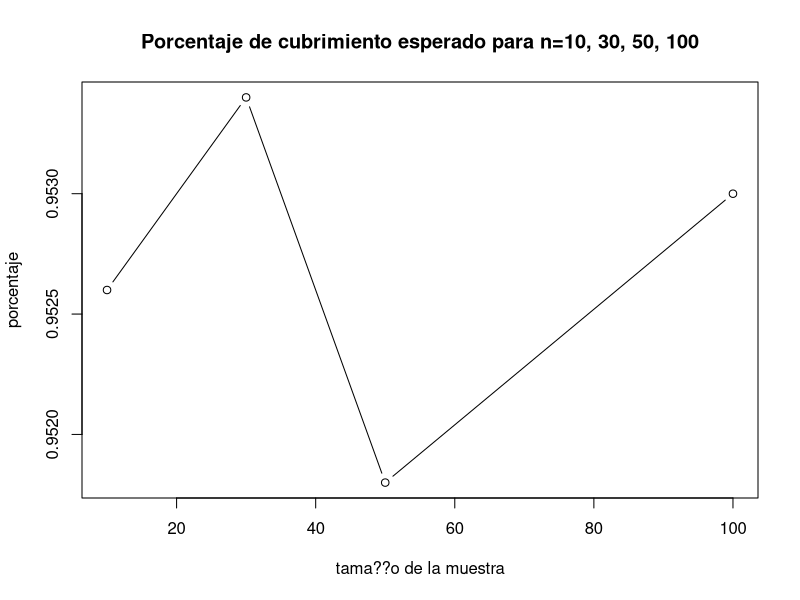
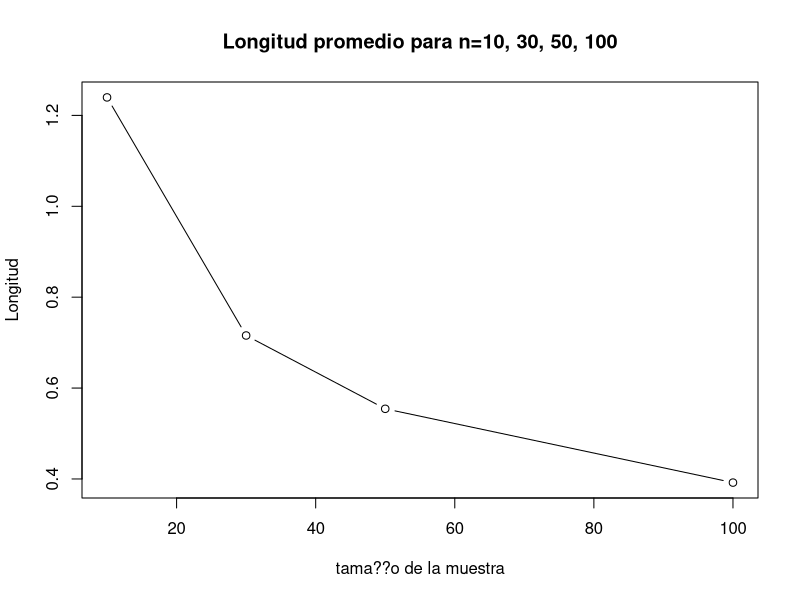
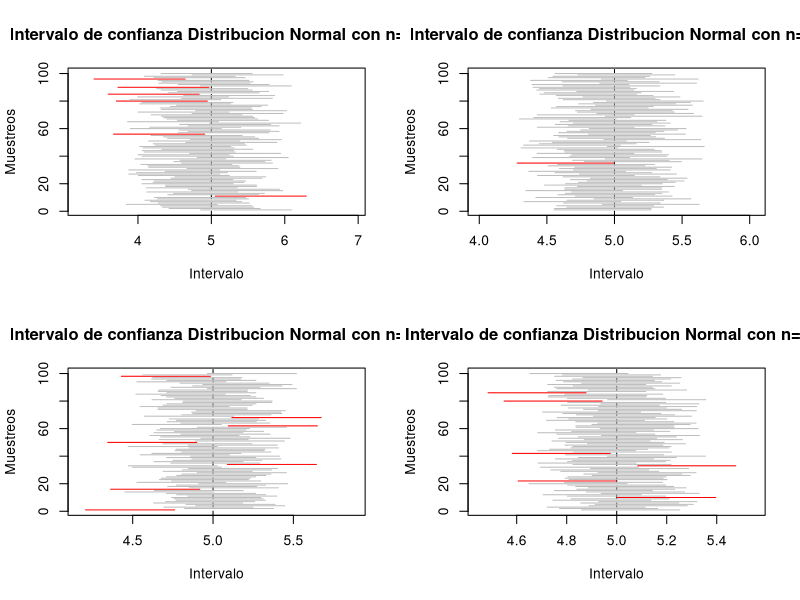

Write the R code that produced these figures, in order. (Note: a time limit stopped this script after it produced the figures.)

# Laboratorio 3 Metodos Estadisticos 

# Diana C. Arias Sinisterra
# Kevin S. Garcia Chica
# Cesar A. Saavedra Vanegas

#--------------- Punto 1 ---------------#

B <- 5000 ## n??mero de experimentos
mu <- 5
sd <- 1
alpha <- 0.05
cuantil <- qnorm(1-alpha/2)

#---Para n=10---#
n1 <- 10 ## tama??o de muestra

muestras1 <- replicate(B, rnorm(n1, mu, sd))

calcula.el.intervalo1 <- function(columna) {
  
  m1 <- muestras1[, columna]
  
  sem1 <- sd(m1)/sqrt(length(m1))
  
  lim.inf1 <- mean(m1) - cuantil * sqrt(sd)/sqrt(n1)
  lim.sup1 <- mean(m1) + cuantil * sqrt(sd)/sqrt(n1)
  
  c(lim.inf1, lim.sup1)
}

#C??lculo de los nuevos intervalos#
c1=0
mis.intervalos1 <- matrix(rep(0, 10000), nrow = 2) ## matriz de ceros

for(i in 1:5000) {
  mis.intervalos1[,i] <- calcula.el.intervalo1(i)
  if (mis.intervalos1[1, i] <= mu && mis.intervalos1[2, i] >= mu){
    c1= c1+1
  }
  else{
    c1=c1
  }
}

Porcentaje1 <- c1/5000 #Proporcion de intervalos que atrapan al parametro

longitud1 <- numeric(length = B)
for (i in 1:B){
  longitud1[i]=(mis.intervalos1[2,i]-mis.intervalos1[1,i])
  longitudpro1=sum(longitud1)/B
}

#---Para n=30---#
n2 <- 30 ## tama??o de muestra

muestras2 <- replicate(B, rnorm(n2, mu, sd))

calcula.el.intervalo2 <- function(columna) {
  
  m2 <- muestras2[, columna]
  
  sem <- sd(m2)/sqrt(length(m2))
  
  lim.inf2 <- mean(m2) - cuantil * sqrt(sd)/sqrt(n2)
  lim.sup2 <- mean(m2) + cuantil * sqrt(sd)/sqrt(n2)
  
  c(lim.inf2, lim.sup2)
}

#C??lculo de los nuevos intervalos#
c2=0
mis.intervalos2 <- matrix(rep(0, 10000), nrow = 2) ## matriz de ceros

for(i in 1:5000) {
  mis.intervalos2[,i] <- calcula.el.intervalo2(i)
  if (mis.intervalos2[1, i] <= mu && mis.intervalos2[2, i] >= mu){
    c2= c2+1
  }
  else{
    c2=c2
  }
}

Porcentaje2 <- c2/5000 #Proporcion de intervalos que atrapan al parametro

longitud2 <- numeric(length = B)
for (i in 1:B){
  longitud2[i]=(mis.intervalos2[2,i]-mis.intervalos2[1,i])
  longitudpro2=sum(longitud2)/B
}

#---Para n=50---#
n3 <- 50 ## tama??o de muestra

muestras3 <- replicate(B, rnorm(n3, mu, sd))

calcula.el.intervalo3 <- function(columna) {
  
  m3 <- muestras3[, columna]
  
  sem <- sd(m3)/sqrt(length(m3))
  
  lim.inf3 <- mean(m3) - cuantil * sqrt(sd)/sqrt(n3)
  lim.sup3 <- mean(m3) + cuantil * sqrt(sd)/sqrt(n3)
  
  c(lim.inf3, lim.sup3)
}

#C??lculo de los nuevos intervalos#
c3=0
mis.intervalos3 <- matrix(rep(0, 10000), nrow = 2) ## matriz de ceros

for(i in 1:5000) {
  mis.intervalos3[,i] <- calcula.el.intervalo3(i)
  if (mis.intervalos3[1, i] <= mu && mis.intervalos3[2, i] >= mu){
    c3= c3+1
  }
  else{
    c3=c3
  }
}

Porcentaje3 <- c3/5000 #Proporcion de intervalos que atrapan al parametro

longitud3 <- numeric(length = B)
for (i in 1:B){
  longitud3[i]=(mis.intervalos3[2,i]-mis.intervalos3[1,i])
  longitudpro3=sum(longitud3)/B
}

#---Para n=100---#

n4 <- 100 ## tama??o de muestra

muestras4 <- replicate(B, rnorm(n4, mu, sd))

calcula.el.intervalo4 <- function(columna) {
  
  m4 <- muestras4[, columna]
  
  sem <- sd(m4)/sqrt(length(m4))
  
  lim.inf4 <- mean(m4) - cuantil * sqrt(sd)/sqrt(n4)
  lim.sup4 <- mean(m4) + cuantil * sqrt(sd)/sqrt(n4)
  
  c(lim.inf4, lim.sup4)
}

#Calculo de los nuevos intervalos#
c4=0
mis.intervalos4 <- matrix(rep(0, 10000), nrow = 2) ## matriz de ceros

for(i in 1:5000) {
  mis.intervalos4[,i] <- calcula.el.intervalo4(i)
  if (mis.intervalos4[1, i] <= mu && mis.intervalos4[2, i] >= mu){
    c4= c4+1
  }
  else{
    c4=c4
  }
}

Porcentaje4 <- c4/5000 #Proporcion de intervalos que atrapan al parametro

longitud4 <- numeric(length = B)
for (i in 1:B){
  longitud4[i]=(mis.intervalos4[2,i]-mis.intervalos4[1,i])
  longitudpro4=sum(longitud4)/B
}

tabla_cv<-c(Porcentaje1,Porcentaje2,Porcentaje3,Porcentaje4)
tabla_sd<-c(longitudpro1,longitudpro2,longitudpro3,longitudpro4)
tabla_cs<-c(n1,n2,n3,n4)

### Graficos ###
plot(tabla_cs, tabla_cv, type="b", main="Porcentaje de cubrimiento esperado para n=10, 30, 50, 100", 
     xlab="tama??o de la muestra", ylab="porcentaje")
plot(tabla_cs, tabla_sd, type="b", main="Longitud promedio para n=10, 30, 50, 100", 
     xlab="tama??o de la muestra", ylab="Longitud")

par(mfrow=c(2,2))
plot(1:100, type = "n",
     xlim = range(mis.intervalos1), main = "Intervalo de confianza Distribucion Normal con n=10",
     ylab = "Muestreos", xlab = "Intervalo")

abline(v = mu, lty = 2, col=("black"))

for(i in 1:100) {
  segments(mis.intervalos1[1,i], i, mis.intervalos1[2,i], i,
           col = ifelse(mis.intervalos1[1, i] < mu & mis.intervalos1[2, i] > mu, "gray", "red"))  
}

plot(1:100, type = "n",
     xlim = range(mis.intervalos2), main = "Intervalo de confianza Distribucion Normal con n=30",
     ylab = "Muestreos", xlab = "Intervalo")

abline(v = mu, lty = 2, col=("black"))

for(i in 1:100) {
  segments(mis.intervalos2[1,i], i, mis.intervalos2[2,i], i,
           col = ifelse(mis.intervalos2[1, i] < mu & mis.intervalos2[2, i] > mu, "gray", "red"))  
}

plot(1:100, type = "n",
     xlim = range(mis.intervalos3), main = "Intervalo de confianza Distribucion Normal con n=50",
     ylab = "Muestreos", xlab = "Intervalo")

abline(v = mu, lty = 2, col=("black"))

for(i in 1:100) {
  segments(mis.intervalos3[1,i], i, mis.intervalos3[2,i], i,
           col = ifelse(mis.intervalos3[1, i] < mu & mis.intervalos3[2, i] > mu, "gray", "red"))  
}

plot(1:100, type = "n",
     xlim = range(mis.intervalos4), main = "Intervalo de confianza Distribucion Normal con n=100",
     ylab = "Muestreos", xlab = "Intervalo")

abline(v = mu, lty = 2, col=("black"))

for(i in 1:100) {
  segments(mis.intervalos4[1,i], i, mis.intervalos4[2,i], i,
           col = ifelse(mis.intervalos4[1, i] < mu & mis.intervalos4[2, i] > mu, "gray", "red"))  
}

#-------------------------------------------------------------#
# Para una Exponencial
n1=c(10,30,50,100)
lim_inf1<- 0
lim_sup1<- 0
lim_inf_V1 <- 0
lim_sup_V1<-0
contadorMedia1<- 0
contadorVarianza1<-0
longitudMedias1<-0
longitudVarianzas1<-0
for(j in 1:length(n1)){
  alpha1<- 0.05
  varianza1 <- 1
  media1<- 5
  medias1<-0
  varianzas1 <- 25
  contadorMedia1[j]<- 0
  contadorVarianza1[j]<-0
  
  for (i in 1:5000){
    
    muestra1 <- rexp (n1[j], rate=5)
    medias1[i]<- mean(muestra1)
    varianzas1[i] <- var(muestra1)
    cuantil1<- qt((1-(alpha1)/2),n1[j]-1)
    lim_inf1[j]<-  medias1[i] - cuantil1 * sqrt(varianzas1[i]) / sqrt(n1[j])
    lim_sup1[j]<- medias1[i] + cuantil1 *  sqrt(varianzas1[i]) / sqrt(n1[j])
    if(media1>=lim_inf1[j] & media1 <=lim_sup1[j])
    { contadorMedia1[j] = contadorMedia1[j] + 1 } 
    longitudMedias1[j] <- mean(lim_sup1[j]-lim_inf1[j])
    lim_inf_V1[j] <- (n1[j] - 1) * varianzas1[i] / qchisq(1 - alpha1 / 2,n1[j] - 1)
    lim_sup_V1[j] <- (n1[j] - 1) * varianzas1[i] / qchisq(alpha1 / 2,n1[j] - 1)
    if(varianza1>= lim_inf_V1[j] & varianza1 <= lim_sup_V1[j])
    {contadorVarianza1[j]= contadorVarianza1[j] + 1  }
    longitudVarianzas1[j]<- mean(lim_sup_V1[j]-lim_inf_V1[j])
  }
}
porcentajeMedias1 <-  contadorMedia1/5000
porcentajeVarianza1<-   contadorVarianza1/5000
porcentajeMedias1
porcentajeVarianza1
longitudMedias1
longitudVarianzas1


#--------------- Punto 4 ---------------#
  
#--------------- Punto 5 ---------------#
x1 <- c(11.23,14.36,8.33,10.5,23.42,9.15,13.47,6.47,12.4,19.38)
x2 <- c(11.27,14.41,8.35,10.52,23.41,9.17,13.52,6.46,12.45,19.35)
n1 <-10
n2 <-10
n <- n1 + n2

media1 <- mean(x1)
media2 <- mean(x2)
des1 <- sd(x1)
des2 <- sd(x2)
desc1 <- des1^2
desc2 <- des2^2
sp <- sqrt(((n1-1)*desc1+(n2-1)*desc2)/(n1+n2-2))

coefi <- 0.98
alpha <- 1-coefi

ic1 <- ((media2)-(media1)) - qt((1-(alpha)/2),18)*sp*sqrt((1/n1)+(1/n2))
ic2 <- ((media2)-(media1)) + qt((1-(alpha)/2),18)*sp*sqrt((1/n1)+(1/n2))

intervalo <- c(ic1,ic2) 
print(intervalo)
 
#--------------- Punto 7 ---------------#
################   Parametros de las distribuciones #######################

k=100               ## Parametro de forma de la gamma
lambda_ga=0.5       ## Parametro de escala de la gamma
media=200           ## Media de la normal y parametro de locacion de laplace
sigma=sqrt(400)     ## Desviacion estandar de la normal
c=200 		    ## Parametro uniforme
d=600 		    ## Parametro uniforme

########################      distribucion normal    ##################################
cv_r=sigma/media    ## Coeficiente de variaci??n
alpha=0.05          ## Trabajamos con un nivel de confianza del 0.05
nsim=5000           ## numero de simulaciones
nsim2=100          ## Numero de remuestras
n<-c(5,seq(10,100,10)) ## Tama??o de muestras

tabla_sd<-matrix(nrow=11,ncol=6)               ## Matriz que almacena los 
colnames(tabla_sd)<-c("L.I 1","C.I 1", "L.I 2" #valores de la longitud media 
                      ,"C.I 2","L.I 3","C.I 3")#y la cobertura media de cada 
rownames(tabla_sd)<-c("5","10","20","30","40"  #intervalo para cada tama??o 
                      ,"50","60", "70","80",   #de muestra para la desviacion
                      "90","100")

tabla_cv<-matrix(nrow=11,ncol=8)               ## Matriz que almacena los 
colnames(tabla_cv)<-c("L.I 1","C.I 1", "L.I 2" #valores de la longitud media 
                      ,"C.I 2","L.I 3","C.I 3",#y la cobertura media de cada
                      "L.I 4", "C.I 4")        #intervalo para cada tama??o 
rownames(tabla_cv)<-c("5","10","20","30",      #de muestra para la desviacion
                      "40","50","60",
                      "70","80","90","100")

dist<-function(n,a,b){    ## Ditribucion a evaluar 
  x<-rnorm(n,a,b)
}

###################### Intevalos para la desviaci??n #########################

for(l in 1:length(n)){
  a=0      
  b=0
  long1=0   ## Vector de longitudes para el estimador 1
  long2=0   ## Vector de longitudes para el estimador 2
  contador1=0
  contador2=0
  p=1/(2*sqrt(n[l]-4)) ##Proporcion para el promedio recortado
  for(m in 1:nsim){
    x<-dist(n[l],media,sigma)   ## Distribucion a evaluar
    
    ##Calcular ro4 #######
    
    for(j in 1:n[l]){    
      b= b+((x[j]-mean(x))^2)  ## Denominador de ro
    }
    for(i in 1:n[l]){
      a=a+(((x[i]-mean(x, trim=p))^4)/(b^2)) #### ro4/n
    }
    r=n[l]*a  ## Ro 4
    
    ##Calcular c
    c=n[l]/(n[l]+qnorm((alpha/2),0,1))
    
    ## Calcular se
    se=c*(sqrt(((r*(n[l]-3))/n[l])/(n[l]-1)))
    
    ##Limites de los intervalos 
    
    #### Intervalo 1
    
    li1=sqrt(exp(log(c*var(x))+(qnorm((alpha/2),0,1)*se))) ## Inferior
    ls1=sqrt(exp(log(c*var(x))+(qnorm((1-(alpha/2)),0,1)*se))) ## Superior
    
    ## Intervalo 2
    
    li2<-sqrt(((n[l]-1)*var(x))/qchisq(1-(alpha/2),n[l]-1)) ## Inferior
    ls2<-sqrt(((n[l]-1)*var(x))/qchisq((alpha/2),n[l]-1)) ## Superior
    
    ## Calculo de la longitud
    
    long1[m]<- ls1-li1 ##Longitud intervalo 1
    long2[m]<- ls2-li2 ## Longitud intervalo 2
    
    if (sigma>=li1 & sigma<=ls1){
      contador1= contador1+1}   
    
    if (sigma>=li2 & sigma<=ls2){
      contador2= contador2+1 }
  } 
  
  ## Almacenamos todos los valores para cada n en un matriz
  
  tabla_sd[l,1]=mean(long1)
  tabla_sd[l,3]=mean(long2)
  tabla_sd[l,2]=contador1/nsim
  tabla_sd[l,4]=contador2/nsim
}

##### Intervalo bootrap para la desviaci??n estandar 

sd_boot=0  ## Vector para la distribcion de la desviaci??n

for(m in 1:length(n)){
  long7=0  ## vector de longitudes
  contador7=0 
  for(l in 1:nsim){
    x<-dist(n[m],media,sigma) ## Muestra de la distribucon a evaluar
    for(j in 1:nsim2){
      mues_boot<-sample(x,n[m],replace=T) ## Muestras con reemplazo
      sd_boot[j]= sd(mues_boot)}
    li7=quantile(sd_boot, (alpha/2))  #limite inferior
    ls7=quantile(sd_boot, 1-(alpha/2)) #limite superior
    
    long7[l]=ls7-li7  ## Calculo de la longitud
    
    if(sigma>=li7 & sigma<=ls7){
      contador7=contador7+1}   
  }
  tabla_sd[m,5]=mean(long7)  ## Longitud promedio
  tabla_sd[m,6]=contador7/nsim ## Cobertura
}

tabla_sd
############ Intervalos de confianza para CV #######################

for(j in 1:length(n)){
  long3=0  ## Vector de longitudes para el intervalo 1
  long4=0  ## Vector de longitudes para el intervalo 2 
  long5=0  ## Vector de longitudes para el intervalo 3
  contador3=0
  contador4=0
  contador5=0
  
  for(i in 1:nsim){ 
    x<-dist(n[j],media,sigma) ## distribucion a evaluar
    
    cv= sd(x)/mean(x)  ## Coeficiente de varianci??n estiamado
    
    ## Inverlo 1
    li3=cv+(qnorm((alpha/2),0,1)*sqrt(1/(n[j]-1))*(cv^2)*(0.5+(cv^2)))
    ls3=cv+(qnorm(1-(alpha/2),0,1)*sqrt(1/(n[j]-1))*(cv^2)*(0.5+(cv^2)))
    
    ## Intervalo 2
    li4=((sqrt((n[j]-1))*cv)/(sqrt(qchisq(1-(alpha/2),n[j]-1))))
    ls4=((sqrt((n[j]-1))*cv)/(sqrt(qchisq((alpha/2),n[j]-1))))
    
    ## Intervalo 3
    li5=cv+(qnorm((alpha/2),0,1)*(sqrt((cv^4)+0.5*(cv^2))/sqrt(n[j])))
    ls5=cv+(qnorm(1-(alpha/2),0,1)*(sqrt((cv^4)+0.5*(cv^2))/sqrt(n[j])))
    
    ## Calculo de la Longitud
    
    long3[i]=ls3-li3
    long4[i]=ls4-li4
    long5[i]=ls5-li5
    
    # Calculo de la Cobertura para cada intervalo 
    if (cv_r>=li3 & cv_r<=ls3){
      contador3= contador3+1}
    
    if (cv_r>=li4 & cv_r<=ls4){
      contador4= contador4+1}
    
    if (cv_r>=li5 & cv_r<=ls5){
      contador5= contador5+1}
  }
  
  tabla_cv[j,1]=mean(long3)
  tabla_cv[j,3]=mean(long4)
  tabla_cv[j,5]=mean(long5)
  tabla_cv[j,2]=contador3/nsim
  tabla_cv[j,4]=contador4/nsim
  tabla_cv[j,6]=contador5/nsim
}

##### Intervalo bootrap para el coeficiente de variaci??n ###############
cv_boot=0

for(m in 1:length(n)){
  cober6=0
  long6=0
  contador6=0
  for(l in 1:nsim){
    x<-dist(n[m],media,sigma)
    for(j in 1:nsim2){
      mues_boot<-sample(x,n[m],replace=T) ## Muestras con reemplazo
      cv_boot[j]= sd(mues_boot)/mean(mues_boot) }
    li6=quantile(cv_boot, (alpha/2))
    ls6=quantile(cv_boot, 1-(alpha/2))
    
    long6[l]=ls6-li6
    
    if(cv_r>=li6 & cv_r<=ls6){
      contador6=contador6+1}   
  }
  tabla_cv[m,7]=mean(long6)
  tabla_cv[m,8]=contador6/nsim
}
####### Graficas ########
par(mfrow=c(1,2))
plot(tabla_sd[,2],main="Cobertura de los intervalos para sd
     en la distribucion Normal",col="red",type="o",
     xaxt='n',ylim=c(0,1),pch=5,xlab="Tama??o muestra",
     ylab="Proporcion de aceptados")
axis(1,1:length(n),n)
lines(tabla_sd[,4],col="blue",type="o")
lines(tabla_sd[,6],type="b")
abline(h=1-alpha,col="green")
legend(5,0.7,c("alpha","estimador 1","estimador 2","Bootstrap"),
       col=c("green","red","blue","black"),lty=c(1,1),cex=0.8)

plot(tabla_sd[,1],main="Longitud de los intervalos para sd
     en la distribucion Normal",col="red",type="o",
     xaxt='n',ylim=c(0,max(tabla_sd[,1])),pch=5,xlab="Tama??o muestra",
     ylab="Longitud")
axis(1,1:length(n),n)
lines(tabla_sd[,3],col="blue",type="o")
lines(tabla_sd[,5],type="b")
legend(5,90,c("estimador 1","estimador 2","Bootstrap"),
       col=c("red","blue","black"),lty=c(1,1),cex=0.8 )

par(mfrow=c(1,2))
plot(tabla_cv[,2],main="Cobertura de los intervalos para CV
     en la distribucion Normal",col="red",type="o",
     xaxt='n',ylim=c(0,1),pch=5,xlab="Tama??o muestra",
     ylab="Proporcion de aceptados")
axis(1,1:length(n),n)
lines(tabla_cv[,4],col="blue",type="o")
lines(tabla_cv[,6],type="b")
lines(tabla_cv[,8], col="purple", type="o")
abline(h=1-alpha,col="green")
legend(5,0.85,c("alpha","estimador 1","estimador 2","estimador 3","Bootstrap"),
       col=c("green","red","blue","purple","black"),lty=c(1,1),cex=0.8)

plot(tabla_cv[,1],main="Longitud de los intervalos para CV
     en la distribucion Normal",col="red",type="o",
     xaxt='n',ylim=c(0,max(tabla_cv)),pch=5,xlab="Tama??o muestra",
     ylab="Longitud")
axis(1,1:length(n),n)
lines(tabla_cv[,3],col="blue",type="o")
lines(tabla_cv[,5],type="b")
lines(tabla_cv[,7], col="purple", type="o")
legend(5,0.85,c("estimador 1","estimador 2","estimador 3","Bootstrap"),
       col=c("red","blue","purple","black"),lty=c(1,1),cex=0.8) 

################ distribucion Gamma #######################
tabla_cv<-matrix(nrow=11,ncol=8)               ## Matriz que almacena los 
colnames(tabla_cv)<-c("L.I 1","C.I 1", "L.I 2" #valores de la longitud media 
                      ,"C.I 2","L.I 3","C.I 3",#y la cobertura media de cada
                      "L.I 4", "C.I 4")        #intervalo para cada tama??o 
rownames(tabla_cv)<-c("5","10","20","30",      #de muestra para la desviacion
                      "40","50","60",
                      "70","80","90","100")
tabla_sd<-matrix(nrow=11,ncol=6)               ## Matriz que almacena los 
colnames(tabla_sd)<-c("L.I 1","C.I 1", "L.I 2" #valores de la longitud media 
                      ,"C.I 2","L.I 3","C.I 3")#y la cobertura media de cada 
rownames(tabla_sd)<-c("5","10","20","30","40"  #intervalo para cada tama??o 
                      ,"50","60", "70","80",   #de muestra para la desviacion
                      "90","100")

alpha=0.05
k=100               ## Parametro de forma de la gamma
lambda_ga=0.5       ## Parametro de escala de la gamma
sigma=sqrt(400) 
cv_g=1/sqrt(100) 
nsim=5000           ## numero de simulaciones
nsim2=100          ## Numero de remuestras
n<-c(5,seq(10,100,10)) ## Tama??o de muestras

for(l in 1:length(n)){
  a=0      
  b=0
  long1=0   ## Vector de longitudes para el estimador 1
  long2=0   ## Vector de longitudes para el estimador 2
  contador1=0
  contador2=0
  p=1/(2*sqrt(n[l]-4)) ##Proporcion para el promedio recortado
  for(m in 1:nsim){
    x<-rgamma(n[l],shape=k,scale=lambda_ga)  ## Distribucion a evaluar
    
    ##Calcular ro4 #######
    
    for(j in 1:n[l]){    
      b= b+((x[j]-mean(x))^2)  ## Denominador de ro
    }
    for(i in 1:n[l]){
      a=a+(((x[i]-mean(x, trim=p))^4)/(b^2)) #### ro4/n
    }
    r=n[l]*a  ## Ro 4
    
    ##Calcular c
    c=n[l]/(n[l]+qnorm((alpha/2),0,1))
    
    ## Calcular se
    se=c*(sqrt(((r*(n[l]-3))/n[l])/(n[l]-1)))
    
    ##Limites de los intervalos 
    
    #### Intervalo 1
    
    li1=sqrt(exp(log(c*var(x))+(qnorm((alpha/2),0,1)*se))) ## Inferior
    ls1=sqrt(exp(log(c*var(x))+(qnorm((1-(alpha/2)),0,1)*se))) ## Superior
    
    ## Intervalo 2
    
    li2<-sqrt(((n[l]-1)*var(x))/qchisq(1-(alpha/2),n[l]-1)) ## Inferior
    ls2<-sqrt(((n[l]-1)*var(x))/qchisq((alpha/2),n[l]-1)) ## Superior
    
    ## Calculo de la longitud
    
    long1[m]<- ls1-li1 ##Longitud intervalo 1
    long2[m]<- ls2-li2 ## Longitud intervalo 2
    
    if (sigma>=li1 & sigma<=ls1){
      contador1= contador1+1}   
    
    if (sigma>=li2 & sigma<=ls2){
      contador2= contador2+1 }
  } 
  
  ## Almacenamos todos los valores para cada n en un matriz
  
  tabla_sd[l,1]=mean(long1)
  tabla_sd[l,3]=mean(long2)
  tabla_sd[l,2]=contador1/nsim
  tabla_sd[l,4]=contador2/nsim
}

##### Intervalo bootrap para la desviaci??n estandar 

sd_boot=0  ## Vector para la distribcion de la desviaci??n

for(m in 1:length(n)){
  long7=0  ## vector de longitudes
  contador7=0 
  for(l in 1:nsim){
    x<-rgamma(n[m],shape=k,scale=lambda_ga) ## Muestra de la distribucon a evaluar
    for(j in 1:nsim2){
      mues_boot<-sample(x,n,replace=T) ## Muestras con reemplazo
      sd_boot[j]= sd(mues_boot)}
    li7=quantile(sd_boot, (alpha/2))  #limite inferior
    ls7=quantile(sd_boot, 1-(alpha/2)) #limite superior
    
    long7[l]=ls7-li7  ## Calculo de la longitud
    if(sigma>=li7 & sigma<=ls7){
      contador7=contador7+1}   
  }
  tabla_sd[m,5]=mean(long7)  ## Longitud promedio
  tabla_sd[m,6]=contador7/nsim ## Cobertura
}

tabla_sd
############ Intervalos de confianza para CV #######################

for(j in 1:length(n)){
  long3=0  ## Vector de longitudes para el intervalo 1
  long4=0  ## Vector de longitudes para el intervalo 2 
  long5=0  ## Vector de longitudes para el intervalo 3
  contador3=0
  contador4=0
  contador5=0
  
  for(i in 1:nsim){ 
    x<-rgamma(n[j],shape=k,scale=lambda_ga) ## distribucion a evaluar
    
    cv= sd(x)/mean(x)  ## Coeficiente de varianci??n estiamado
    
    ## Inverlo 1
    li3=cv+(qnorm((alpha/2),0,1)*sqrt(1/(n[j]-1))*(cv^2)*(0.5+(cv^2)))
    ls3=cv+(qnorm(1-(alpha/2),0,1)*sqrt(1/(n[j]-1))*(cv^2)*(0.5+(cv^2)))
    
    ## Intervalo 2
    li4=((sqrt((n[j]-1))*cv)/(sqrt(qchisq(1-(alpha/2),n[j]-1))))
    ls4=((sqrt((n[j]-1))*cv)/(sqrt(qchisq((alpha/2),n[j]-1))))
    
    ## Intervalo 3
    li5=cv+(qnorm((alpha/2),0,1)*(sqrt((cv^4)+0.5*(cv^2))/sqrt(n[j])))
    ls5=cv+(qnorm(1-(alpha/2),0,1)*(sqrt((cv^4)+0.5*(cv^2))/sqrt(n[j])))
    
    ## Calculo de la Longitud
    
    long3[i]=ls3-li3
    long4[i]=ls4-li4
    long5[i]=ls5-li5
    
    # Calculo de la Cobertura para cada intervalo 
    if (cv_g>=li3 & cv_g<=ls3){
      contador3= contador3+1}
    
    if (cv_g>=li4 & cv_g<=ls4){
      contador4= contador4+1}
    
    if (cv_g>=li5 & cv_g<=ls5){
      contador5= contador5+1}
  }
  
  tabla_cv[j,1]=mean(long3)
  tabla_cv[j,3]=mean(long4)
  tabla_cv[j,5]=mean(long5)
  tabla_cv[j,2]=contador3/nsim
  tabla_cv[j,4]=contador4/nsim
  tabla_cv[j,6]=contador5/nsim
}

##### Intervalo bootrap para el coeficiente de variaci??n ###############
cv_boot=0

for(m in 1:length(n)){
  cober6=0
  long6=0
  contador6=0
  for(l in 1:nsim){
    x<-rgamma(n[m],shape=k,scale=lambda_ga)
    for(j in 1:nsim2){
      mues_boot<-sample(x,n,replace=T) ## Muestras con reemplazo
      cv_boot[j]= sd(mues_boot)/mean(mues_boot) }
    li6=quantile(cv_boot, (alpha/2))
    ls6=quantile(cv_boot, 1-(alpha/2))
    
    long6[l]=ls6-li6
    
    if(cv_g>=li6 & cv_g<=ls6){
      contador6=contador6+1}   
  }
  tabla_cv[m,7]=mean(long6)
  tabla_cv[m,8]=contador6/nsim
}

####### Graficas ########
par(mfrow=c(1,2))
plot(tabla_sd[,2],main="Cobertura de los intervalos para sd
     en la distribucion Gamma",col="red",type="o",
     xaxt='n',ylim=c(0.6,1),pch=5,xlab="Tama??o de muestra",
     ylab="Proporcion de aceptados")
axis(1,1:length(n),n)
lines(tabla_sd[,4],col="blue",type="o")
lines(tabla_sd[,6],type="b")
abline(h=1-alpha,col="green")
legend(5,0.85,c("alpha","estimador 1","estimador 2","Bootstrap"),
       col=c("green","red","blue","black"),lty=c(1,1),cex=0.8)

plot(tabla_sd[,1],main="Longitud de los intervalos para sd
     en la distribucion Gamma",col="red",type="o",
     xaxt='n',ylim=c(0,max(tabla_sd[,1])),pch=5,xlab="Tama??o de muestra",
     ylab="Proporcion de aceptados")
axis(1,1:length(n),n)
lines(tabla_sd[,3],col="blue",type="o")
lines(tabla_sd[,5],type="b")
legend(5,15,c("estimador 1","estimador 2","Bootstrap"),
       col=c("red","blue","black"),lty=c(1,1),cex=0.8)

par(mfrow=c(1,2))
plot(tabla_cv[,2],main="Cobertura de los intervalos para CV
     en la distribucion Gamma",col="red",type="o",
     xaxt='n',ylim=c(0,1),pch=5,xlab="Tama??o de muestra",
     ylab="Proporcion de aceptados")
axis(1,1:length(n),n)
lines(tabla_cv[,4],col="blue",type="o")
lines(tabla_cv[,6],type="b")
lines(tabla_cv[,8], col="purple", type="o")
abline(h=1-alpha,col="green")
legend(5,0.85,c("alpha","estimador 1","estimador 2","estimador 3","Bootstrap"),
       col=c("green","red","blue","purple","black"),lty=c(1,1),cex=0.8)

plot(tabla_cv[,1],main="Longitud de los intervalos para CV
     en la distribucion Gamma",col="red",type="o",
     xaxt='n',ylim=c(0,max(tabla_cv)),pch=5,xlab="Tama??o de muestra",
     ylab="Proporcion de aceptados")
axis(1,1:length(n),n)
lines(tabla_cv[,3],col="blue",type="o")
lines(tabla_cv[,5],type="b")
lines(tabla_cv[,7], col="purple", type="o")
legend(5,0.85,c("estimador 1","estimador 2","estimador 3","Bootstrap"),
       col=c("red","blue","purple","black"),lty=c(1,1),cex=0.8) 

########################     distribucion Uniforme   ##################################
cv_r=sigma/media    ## Coeficiente de variaci??n
alpha=0.05          ## Trabajamos con un nivel de confianza del 0.05
nsim=5000           ## numero de simulaciones
nsim2=100          ## Numero de remuestras
n<-c(5,seq(10,100,10)) ## Tama??o de muestras

tabla_sd<-matrix(nrow=11,ncol=6)               ## Matriz que almacena los 
colnames(tabla_sd)<-c("L.I 1","C.I 1", "L.I 2" #valores de la longitud media 
                      ,"C.I 2","L.I 3","C.I 3")#y la cobertura media de cada 
rownames(tabla_sd)<-c("5","10","20","30","40"  #intervalo para cada tama??o 
                      ,"50","60", "70","80",   #de muestra para la desviacion
                      "90","100")

tabla_cv<-matrix(nrow=11,ncol=8)               ## Matriz que almacena los 
colnames(tabla_cv)<-c("L.I 1","C.I 1", "L.I 2" #valores de la longitud media 
                      ,"C.I 2","L.I 3","C.I 3",#y la cobertura media de cada
                      "L.I 4", "C.I 4")        #intervalo para cada tama??o 
rownames(tabla_cv)<-c("5","10","20","30",      #de muestra para la desviacion
                      "40","50","60",
                      "70","80","90","100")

dist<-function(n,a,b){    ## Ditribucion a evaluar 
  x<-runif(n,a,b)
}

###################### Intevalos para la desviaci??n #########################

for(l in 1:length(n)){
  a=0      
  b=0
  long1=0   ## Vector de longitudes para el estimador 1
  long2=0   ## Vector de longitudes para el estimador 2
  contador1=0
  contador2=0
  p=1/(2*sqrt(n[l]-4)) ##Proporcion para el promedio recortado
  for(m in 1:nsim){
    x<-dist(n[l],c,d)   ## Distribucion a evaluar
    
    ##Calcular ro4 #######
    
    for(j in 1:n[l]){    
      b= b+((x[j]-mean(x))^2)  ## Denominador de ro
    }
    for(i in 1:n[l]){
      a=a+(((x[i]-mean(x, trim=p))^4)/(b^2)) #### ro4/n
    }
    r=n[l]*a  ## Ro 4
    
    ##Calcular c
    c=n[l]/(n[l]+qnorm((alpha/2),0,1))
    
    ## Calcular se
    se=c*(sqrt(((r*(n[l]-3))/n[l])/(n[l]-1)))
    
    ##Limites de los intervalos 
    
    #### Intervalo 1
    
    li1=sqrt(exp(log(c*var(x))+(qnorm((alpha/2),0,1)*se))) ## Inferior
    ls1=sqrt(exp(log(c*var(x))+(qnorm((1-(alpha/2)),0,1)*se))) ## Superior
    
    ## Intervalo 2
    
    li2<-sqrt(((n[l]-1)*var(x))/qchisq(1-(alpha/2),n[l]-1)) ## Inferior
    ls2<-sqrt(((n[l]-1)*var(x))/qchisq((alpha/2),n[l]-1)) ## Superior
    
    ## Calculo de la longitud
    
    long1[m]<- ls1-li1 ##Longitud intervalo 1
    long2[m]<- ls2-li2 ## Longitud intervalo 2
    
    if (sigma>=li1 & sigma<=ls1){
      contador1= contador1+1}   
    
    if (sigma>=li2 & sigma<=ls2){
      contador2= contador2+1 }
  } 
  
  ## Almacenamos todos los valores para cada n en un matriz
  
  tabla_sd[l,1]=mean(long1)
  tabla_sd[l,3]=mean(long2)
  tabla_sd[l,2]=contador1/nsim
  tabla_sd[l,4]=contador2/nsim
}

##### Intervalo bootrap para la desviaci??n estandar 

sd_boot=0  ## Vector para la distribcion de la desviaci??n

for(m in 1:length(n)){
  long7=0  ## vector de longitudes
  contador7=0 
  for(l in 1:nsim){
    x<-dist(n[m],c,d) ## Muestra de la distribucon a evaluar
    for(j in 1:nsim2){
      mues_boot<-sample(x,n[m],replace=T) ## Muestras con reemplazo
      sd_boot[j]= sd(mues_boot)}
    li7=quantile(sd_boot, (alpha/2))  #limite inferior
    ls7=quantile(sd_boot, 1-(alpha/2)) #limite superior
    
    long7[l]=ls7-li7  ## Calculo de la longitud
    
    if(sigma>=li7 & sigma<=ls7){
      contador7=contador7+1}   
  }
  tabla_sd[m,5]=mean(long7)  ## Longitud promedio
  tabla_sd[m,6]=contador7/nsim ## Cobertura
}

tabla_sd
############ Intervalos de confianza para CV #######################

for(j in 1:length(n)){
  long3=0  ## Vector de longitudes para el intervalo 1
  long4=0  ## Vector de longitudes para el intervalo 2 
  long5=0  ## Vector de longitudes para el intervalo 3
  contador3=0
  contador4=0
  contador5=0
  
  for(i in 1:nsim){ 
    x<-dist(n[j],c,d) ## distribucion a evaluar
    
    cv= sd(x)/mean(x)  ## Coeficiente de varianci??n estiamado
    
    ## Inverlo 1
    li3=cv+(qnorm((alpha/2),0,1)*sqrt(1/(n[j]-1))*(cv^2)*(0.5+(cv^2)))
    ls3=cv+(qnorm(1-(alpha/2),0,1)*sqrt(1/(n[j]-1))*(cv^2)*(0.5+(cv^2)))
    
    ## Intervalo 2
    li4=((sqrt((n[j]-1))*cv)/(sqrt(qchisq(1-(alpha/2),n[j]-1))))
    ls4=((sqrt((n[j]-1))*cv)/(sqrt(qchisq((alpha/2),n[j]-1))))
    
    ## Intervalo 3
    li5=cv+(qnorm((alpha/2),0,1)*(sqrt((cv^4)+0.5*(cv^2))/sqrt(n[j])))
    ls5=cv+(qnorm(1-(alpha/2),0,1)*(sqrt((cv^4)+0.5*(cv^2))/sqrt(n[j])))
    
    ## Calculo de la Longitud
    
    long3[i]=ls3-li3
    long4[i]=ls4-li4
    long5[i]=ls5-li5
    
    # Calculo de la Cobertura para cada intervalo 
    if (cv_r>=li3 & cv_r<=ls3){
      contador3= contador3+1}
    
    if (cv_r>=li4 & cv_r<=ls4){
      contador4= contador4+1}
    
    if (cv_r>=li5 & cv_r<=ls5){
      contador5= contador5+1}
  }
  
  tabla_cv[j,1]=mean(long3)
  tabla_cv[j,3]=mean(long4)
  tabla_cv[j,5]=mean(long5)
  tabla_cv[j,2]=contador3/nsim
  tabla_cv[j,4]=contador4/nsim
  tabla_cv[j,6]=contador5/nsim
}

##### Intervalo bootrap para el coeficiente de variaci??n ###############
cv_boot=0

for(m in 1:length(n)){
  cober6=0
  long6=0
  contador6=0
  for(l in 1:nsim){
    x<-dist(n[m],c,d)
    for(j in 1:nsim2){
      mues_boot<-sample(x,n[m],replace=T) ## Muestras con reemplazo
      cv_boot[j]= sd(mues_boot)/mean(mues_boot) }
    li6=quantile(cv_boot, (alpha/2))
    ls6=quantile(cv_boot, 1-(alpha/2))
    
    long6[l]=ls6-li6
    
    if(cv_r>=li6 & cv_r<=ls6){
      contador6=contador6+1}   
  }
  tabla_cv[m,7]=mean(long6)
  tabla_cv[m,8]=contador6/nsim
}
####### Graficas ########
par(mfrow=c(1,2))
plot(tabla_sd[,2],main="Cobertura de los intervalos para sd
     en la distribucion uniforme",col="red",type="o",
     xaxt='n',ylim=c(0,1),pch=5,xlab="Tama??o de muestra",
     ylab="Proporcion de aceptados")
axis(1,1:length(n),n)
lines(tabla_sd[,4],col="blue",type="o")
lines(tabla_sd[,6],type="b")
abline(h=1-alpha,col="green")
legend(5,0.7,c("alpha","estimador 1","estimador 2","Bootstrap"),
       col=c("green","red","blue","black"),lty=c(1,1),cex=0.8)

plot(tabla_sd[,1],main="Longitud de los intervalos para sd
     en la distribucion uniforme",col="red",type="o",
     xaxt='n',ylim=c(0,max(tabla_sd[,1])),pch=5,xlab="Tama??o de muestra",
     ylab="Longitud")
axis(1,1:length(n),n)
lines(tabla_sd[,3],col="blue",type="o")
lines(tabla_sd[,5],type="b")
legend(5,550,c("estimador 1","estimador 2","Bootstrap"),
       col=c("red","blue","black"),lty=c(1,1),cex=0.8 )

par(mfrow=c(1,2))
plot(tabla_cv[,2],main="Cobertura de los intervalos para CV
     en la distribucion uniforme",col="red",type="o",
     xaxt='n',ylim=c(0,1),pch=5,xlab="Tama??o de muestra",
     ylab="Proporcion de aceptados")
axis(1,1:length(n),n)
lines(tabla_cv[,4],col="blue",type="o")
lines(tabla_cv[,6],type="b")
lines(tabla_cv[,8], col="purple", type="o")
abline(h=1-alpha,col="green")
legend(5,250,c("alpha","estimador 1","estimador 2","estimador 3","Bootstrap"),
       col=c("green","red","blue","purple","black"),lty=c(1,1),cex=0.8)

plot(tabla_cv[,1],main="Longitud de los intervalos para CV
     en la distribuci??n uniforme",col="red",type="o",
     xaxt='n',ylim=c(0,max(tabla_cv)),pch=5,xlab="Tama??o de muestra",
     ylab="Longitud")
axis(1,1:length(n),n)
lines(tabla_cv[,3],col="blue",type="o")
lines(tabla_cv[,5],type="b")
lines(tabla_cv[,7], col="purple", type="o")
legend(5,0.85,c("estimador 1","estimador 2","estimador 3","Bootstrap"),
       col=c("red","blue","purple","black"),lty=c(1,1),cex=0.8)
